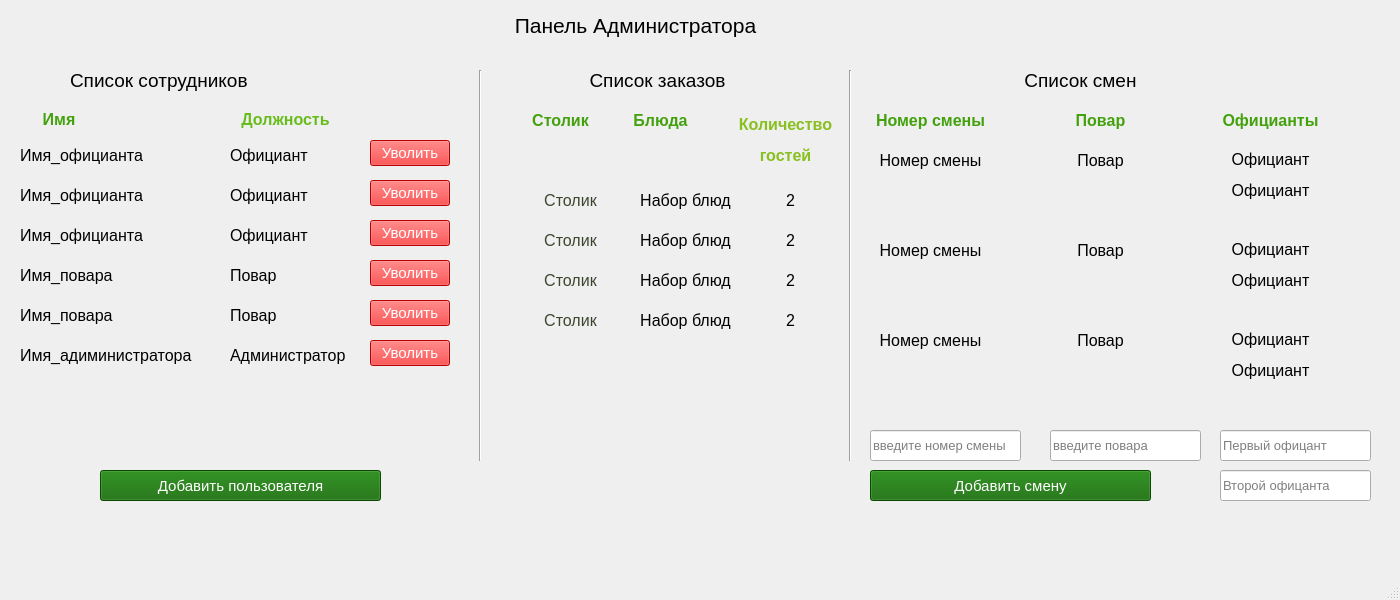
<?xml version="1.0" encoding="UTF-8"?>
<ui version="4.0">
 <class>adminWindow</class>
 <widget class="QMainWindow" name="adminWindow">
  <property name="geometry">
   <rect>
    <x>0</x>
    <y>0</y>
    <width>1400</width>
    <height>600</height>
   </rect>
  </property>
  <property name="font">
   <font>
    <pointsize>14</pointsize>
   </font>
  </property>
  <property name="windowTitle">
   <string>Панель Админитсратора</string>
  </property>
  <widget class="QWidget" name="centralwidget">
   <widget class="QLabel" name="labelTitleWindow">
    <property name="geometry">
     <rect>
      <x>490</x>
      <y>10</y>
      <width>291</width>
      <height>31</height>
     </rect>
    </property>
    <property name="font">
     <font>
      <pointsize>16</pointsize>
     </font>
    </property>
    <property name="layoutDirection">
     <enum>Qt::LeftToRight</enum>
    </property>
    <property name="text">
     <string>&lt;html&gt;&lt;head/&gt;&lt;body&gt;&lt;p align=&quot;center&quot;&gt;Панель Администратора&lt;/p&gt;&lt;/body&gt;&lt;/html&gt;</string>
    </property>
   </widget>
   <widget class="QLabel" name="labelEmployee">
    <property name="geometry">
     <rect>
      <x>70</x>
      <y>60</y>
      <width>201</width>
      <height>41</height>
     </rect>
    </property>
    <property name="font">
     <font>
      <pointsize>14</pointsize>
     </font>
    </property>
    <property name="text">
     <string>Список сотрудников</string>
    </property>
   </widget>
   <widget class="QLabel" name="labelOrder">
    <property name="geometry">
     <rect>
      <x>577</x>
      <y>60</y>
      <width>161</width>
      <height>41</height>
     </rect>
    </property>
    <property name="font">
     <font>
      <pointsize>14</pointsize>
     </font>
    </property>
    <property name="text">
     <string>&lt;html&gt;&lt;head/&gt;&lt;body&gt;&lt;p align=&quot;center&quot;&gt;Список заказов&lt;/p&gt;&lt;/body&gt;&lt;/html&gt;</string>
    </property>
   </widget>
   <widget class="QLabel" name="labelOrder_2">
    <property name="geometry">
     <rect>
      <x>1000</x>
      <y>60</y>
      <width>161</width>
      <height>41</height>
     </rect>
    </property>
    <property name="font">
     <font>
      <pointsize>14</pointsize>
     </font>
    </property>
    <property name="text">
     <string>&lt;html&gt;&lt;head/&gt;&lt;body&gt;&lt;p align=&quot;center&quot;&gt;Список смен&lt;/p&gt;&lt;/body&gt;&lt;/html&gt;</string>
    </property>
   </widget>
   <widget class="Line" name="line">
    <property name="geometry">
     <rect>
      <x>470</x>
      <y>70</y>
      <width>20</width>
      <height>391</height>
     </rect>
    </property>
    <property name="orientation">
     <enum>Qt::Vertical</enum>
    </property>
   </widget>
   <widget class="Line" name="line_2">
    <property name="geometry">
     <rect>
      <x>840</x>
      <y>70</y>
      <width>20</width>
      <height>391</height>
     </rect>
    </property>
    <property name="orientation">
     <enum>Qt::Vertical</enum>
    </property>
   </widget>
   <widget class="QLabel" name="label">
    <property name="geometry">
     <rect>
      <x>30</x>
      <y>110</y>
      <width>58</width>
      <height>18</height>
     </rect>
    </property>
    <property name="font">
     <font>
      <pointsize>12</pointsize>
     </font>
    </property>
    <property name="text">
     <string>&lt;html&gt;&lt;head/&gt;&lt;body&gt;&lt;p align=&quot;center&quot;&gt;&lt;span style=&quot; font-weight:600; color:#44a10e;&quot;&gt;Имя&lt;/span&gt;&lt;/p&gt;&lt;/body&gt;&lt;/html&gt;</string>
    </property>
   </widget>
   <widget class="QLabel" name="label_2">
    <property name="geometry">
     <rect>
      <x>230</x>
      <y>110</y>
      <width>111</width>
      <height>20</height>
     </rect>
    </property>
    <property name="font">
     <font>
      <pointsize>12</pointsize>
     </font>
    </property>
    <property name="text">
     <string>&lt;html&gt;&lt;head/&gt;&lt;body&gt;&lt;p align=&quot;center&quot;&gt;&lt;span style=&quot; font-weight:600; color:#68bc1d;&quot;&gt;Должность&lt;/span&gt;&lt;/p&gt;&lt;/body&gt;&lt;/html&gt;</string>
    </property>
   </widget>
   <widget class="QLabel" name="label_3">
    <property name="geometry">
     <rect>
      <x>20</x>
      <y>140</y>
      <width>151</width>
      <height>31</height>
     </rect>
    </property>
    <property name="font">
     <font>
      <pointsize>12</pointsize>
     </font>
    </property>
    <property name="text">
     <string>&lt;html&gt;&lt;head/&gt;&lt;body&gt;&lt;p&gt;Имя_официанта&lt;/p&gt;&lt;/body&gt;&lt;/html&gt;</string>
    </property>
   </widget>
   <widget class="QLabel" name="label_4">
    <property name="geometry">
     <rect>
      <x>230</x>
      <y>140</y>
      <width>151</width>
      <height>31</height>
     </rect>
    </property>
    <property name="font">
     <font>
      <pointsize>12</pointsize>
     </font>
    </property>
    <property name="text">
     <string>&lt;html&gt;&lt;head/&gt;&lt;body&gt;&lt;p&gt;Официант&lt;/p&gt;&lt;/body&gt;&lt;/html&gt;</string>
    </property>
   </widget>
   <widget class="QLabel" name="label_5">
    <property name="geometry">
     <rect>
      <x>230</x>
      <y>180</y>
      <width>151</width>
      <height>31</height>
     </rect>
    </property>
    <property name="font">
     <font>
      <pointsize>12</pointsize>
     </font>
    </property>
    <property name="text">
     <string>&lt;html&gt;&lt;head/&gt;&lt;body&gt;&lt;p&gt;Официант&lt;/p&gt;&lt;/body&gt;&lt;/html&gt;</string>
    </property>
   </widget>
   <widget class="QLabel" name="label_6">
    <property name="geometry">
     <rect>
      <x>20</x>
      <y>180</y>
      <width>151</width>
      <height>31</height>
     </rect>
    </property>
    <property name="font">
     <font>
      <pointsize>12</pointsize>
     </font>
    </property>
    <property name="text">
     <string>&lt;html&gt;&lt;head/&gt;&lt;body&gt;&lt;p&gt;Имя_официанта&lt;/p&gt;&lt;/body&gt;&lt;/html&gt;</string>
    </property>
   </widget>
   <widget class="QLabel" name="label_7">
    <property name="geometry">
     <rect>
      <x>20</x>
      <y>220</y>
      <width>151</width>
      <height>31</height>
     </rect>
    </property>
    <property name="font">
     <font>
      <pointsize>12</pointsize>
     </font>
    </property>
    <property name="text">
     <string>&lt;html&gt;&lt;head/&gt;&lt;body&gt;&lt;p&gt;Имя_официанта&lt;/p&gt;&lt;/body&gt;&lt;/html&gt;</string>
    </property>
   </widget>
   <widget class="QLabel" name="label_8">
    <property name="geometry">
     <rect>
      <x>230</x>
      <y>220</y>
      <width>151</width>
      <height>31</height>
     </rect>
    </property>
    <property name="font">
     <font>
      <pointsize>12</pointsize>
     </font>
    </property>
    <property name="text">
     <string>&lt;html&gt;&lt;head/&gt;&lt;body&gt;&lt;p&gt;Официант&lt;/p&gt;&lt;/body&gt;&lt;/html&gt;</string>
    </property>
   </widget>
   <widget class="QLabel" name="label_9">
    <property name="geometry">
     <rect>
      <x>230</x>
      <y>260</y>
      <width>151</width>
      <height>31</height>
     </rect>
    </property>
    <property name="font">
     <font>
      <pointsize>12</pointsize>
     </font>
    </property>
    <property name="text">
     <string>&lt;html&gt;&lt;head/&gt;&lt;body&gt;&lt;p&gt;Повар&lt;/p&gt;&lt;/body&gt;&lt;/html&gt;</string>
    </property>
   </widget>
   <widget class="QLabel" name="label_10">
    <property name="geometry">
     <rect>
      <x>20</x>
      <y>260</y>
      <width>151</width>
      <height>31</height>
     </rect>
    </property>
    <property name="font">
     <font>
      <pointsize>12</pointsize>
     </font>
    </property>
    <property name="text">
     <string>&lt;html&gt;&lt;head/&gt;&lt;body&gt;&lt;p&gt;Имя_повара&lt;/p&gt;&lt;/body&gt;&lt;/html&gt;</string>
    </property>
   </widget>
   <widget class="QLabel" name="label_11">
    <property name="geometry">
     <rect>
      <x>20</x>
      <y>300</y>
      <width>151</width>
      <height>31</height>
     </rect>
    </property>
    <property name="font">
     <font>
      <pointsize>12</pointsize>
     </font>
    </property>
    <property name="text">
     <string>&lt;html&gt;&lt;head/&gt;&lt;body&gt;&lt;p&gt;Имя_повара&lt;/p&gt;&lt;/body&gt;&lt;/html&gt;</string>
    </property>
   </widget>
   <widget class="QLabel" name="label_12">
    <property name="geometry">
     <rect>
      <x>230</x>
      <y>300</y>
      <width>151</width>
      <height>31</height>
     </rect>
    </property>
    <property name="font">
     <font>
      <pointsize>12</pointsize>
     </font>
    </property>
    <property name="text">
     <string>&lt;html&gt;&lt;head/&gt;&lt;body&gt;&lt;p&gt;Повар&lt;/p&gt;&lt;/body&gt;&lt;/html&gt;</string>
    </property>
   </widget>
   <widget class="QLabel" name="label_13">
    <property name="geometry">
     <rect>
      <x>230</x>
      <y>340</y>
      <width>151</width>
      <height>31</height>
     </rect>
    </property>
    <property name="font">
     <font>
      <pointsize>12</pointsize>
     </font>
    </property>
    <property name="text">
     <string>&lt;html&gt;&lt;head/&gt;&lt;body&gt;&lt;p&gt;Администратор&lt;/p&gt;&lt;/body&gt;&lt;/html&gt;</string>
    </property>
   </widget>
   <widget class="QLabel" name="label_14">
    <property name="geometry">
     <rect>
      <x>20</x>
      <y>340</y>
      <width>191</width>
      <height>31</height>
     </rect>
    </property>
    <property name="font">
     <font>
      <pointsize>12</pointsize>
     </font>
    </property>
    <property name="text">
     <string>&lt;html&gt;&lt;head/&gt;&lt;body&gt;&lt;p&gt;Имя_адиминистратора&lt;/p&gt;&lt;/body&gt;&lt;/html&gt;</string>
    </property>
   </widget>
   <widget class="QLabel" name="label_15">
    <property name="geometry">
     <rect>
      <x>730</x>
      <y>110</y>
      <width>111</width>
      <height>61</height>
     </rect>
    </property>
    <property name="font">
     <font>
      <pointsize>12</pointsize>
     </font>
    </property>
    <property name="text">
     <string>&lt;html&gt;&lt;head/&gt;&lt;body&gt;&lt;p align=&quot;center&quot;&gt;&lt;span style=&quot; font-weight:600; color:#89bf1e;&quot;&gt;Количество&lt;/span&gt;&lt;/p&gt;&lt;p align=&quot;center&quot;&gt;&lt;span style=&quot; font-weight:600; color:#89bf1e;&quot;&gt;гостей&lt;/span&gt;&lt;/p&gt;&lt;/body&gt;&lt;/html&gt;</string>
    </property>
   </widget>
   <widget class="QLabel" name="label_16">
    <property name="geometry">
     <rect>
      <x>520</x>
      <y>110</y>
      <width>81</width>
      <height>21</height>
     </rect>
    </property>
    <property name="font">
     <font>
      <pointsize>12</pointsize>
     </font>
    </property>
    <property name="text">
     <string>&lt;html&gt;&lt;head/&gt;&lt;body&gt;&lt;p align=&quot;center&quot;&gt;&lt;span style=&quot; font-weight:600; color:#44a10e;&quot;&gt;Столик&lt;/span&gt;&lt;/p&gt;&lt;/body&gt;&lt;/html&gt;</string>
    </property>
   </widget>
   <widget class="QLabel" name="label_17">
    <property name="geometry">
     <rect>
      <x>620</x>
      <y>110</y>
      <width>81</width>
      <height>21</height>
     </rect>
    </property>
    <property name="font">
     <font>
      <pointsize>12</pointsize>
     </font>
    </property>
    <property name="text">
     <string>&lt;html&gt;&lt;head/&gt;&lt;body&gt;&lt;p align=&quot;center&quot;&gt;&lt;span style=&quot; font-weight:600; color:#44a10e;&quot;&gt;Блюда&lt;/span&gt;&lt;/p&gt;&lt;/body&gt;&lt;/html&gt;</string>
    </property>
   </widget>
   <widget class="QLabel" name="label_18">
    <property name="geometry">
     <rect>
      <x>630</x>
      <y>190</y>
      <width>111</width>
      <height>21</height>
     </rect>
    </property>
    <property name="font">
     <font>
      <pointsize>12</pointsize>
     </font>
    </property>
    <property name="text">
     <string>&lt;html&gt;&lt;head/&gt;&lt;body&gt;&lt;p align=&quot;center&quot;&gt;&lt;span style=&quot; color:#000000;&quot;&gt;Набор блюд&lt;/span&gt;&lt;/p&gt;&lt;/body&gt;&lt;/html&gt;</string>
    </property>
   </widget>
   <widget class="QLabel" name="label_19">
    <property name="geometry">
     <rect>
      <x>530</x>
      <y>190</y>
      <width>81</width>
      <height>21</height>
     </rect>
    </property>
    <property name="font">
     <font>
      <pointsize>12</pointsize>
     </font>
    </property>
    <property name="text">
     <string>&lt;html&gt;&lt;head/&gt;&lt;body&gt;&lt;p align=&quot;center&quot;&gt;&lt;span style=&quot; color:#3c452e;&quot;&gt;Столик&lt;/span&gt;&lt;/p&gt;&lt;/body&gt;&lt;/html&gt;</string>
    </property>
   </widget>
   <widget class="QLabel" name="label_20">
    <property name="geometry">
     <rect>
      <x>750</x>
      <y>190</y>
      <width>81</width>
      <height>21</height>
     </rect>
    </property>
    <property name="font">
     <font>
      <pointsize>12</pointsize>
     </font>
    </property>
    <property name="text">
     <string>&lt;html&gt;&lt;head/&gt;&lt;body&gt;&lt;p align=&quot;center&quot;&gt;2&lt;/p&gt;&lt;/body&gt;&lt;/html&gt;</string>
    </property>
   </widget>
   <widget class="QLabel" name="label_21">
    <property name="geometry">
     <rect>
      <x>750</x>
      <y>230</y>
      <width>81</width>
      <height>21</height>
     </rect>
    </property>
    <property name="font">
     <font>
      <pointsize>12</pointsize>
     </font>
    </property>
    <property name="text">
     <string>&lt;html&gt;&lt;head/&gt;&lt;body&gt;&lt;p align=&quot;center&quot;&gt;2&lt;/p&gt;&lt;/body&gt;&lt;/html&gt;</string>
    </property>
   </widget>
   <widget class="QLabel" name="label_22">
    <property name="geometry">
     <rect>
      <x>530</x>
      <y>230</y>
      <width>81</width>
      <height>21</height>
     </rect>
    </property>
    <property name="font">
     <font>
      <pointsize>12</pointsize>
     </font>
    </property>
    <property name="text">
     <string>&lt;html&gt;&lt;head/&gt;&lt;body&gt;&lt;p align=&quot;center&quot;&gt;&lt;span style=&quot; color:#3c452e;&quot;&gt;Столик&lt;/span&gt;&lt;/p&gt;&lt;/body&gt;&lt;/html&gt;</string>
    </property>
   </widget>
   <widget class="QLabel" name="label_23">
    <property name="geometry">
     <rect>
      <x>630</x>
      <y>230</y>
      <width>111</width>
      <height>21</height>
     </rect>
    </property>
    <property name="font">
     <font>
      <pointsize>12</pointsize>
     </font>
    </property>
    <property name="text">
     <string>&lt;html&gt;&lt;head/&gt;&lt;body&gt;&lt;p align=&quot;center&quot;&gt;&lt;span style=&quot; color:#000000;&quot;&gt;Набор блюд&lt;/span&gt;&lt;/p&gt;&lt;/body&gt;&lt;/html&gt;</string>
    </property>
   </widget>
   <widget class="QLabel" name="label_24">
    <property name="geometry">
     <rect>
      <x>630</x>
      <y>310</y>
      <width>111</width>
      <height>21</height>
     </rect>
    </property>
    <property name="font">
     <font>
      <pointsize>12</pointsize>
     </font>
    </property>
    <property name="text">
     <string>&lt;html&gt;&lt;head/&gt;&lt;body&gt;&lt;p align=&quot;center&quot;&gt;&lt;span style=&quot; color:#000000;&quot;&gt;Набор блюд&lt;/span&gt;&lt;/p&gt;&lt;/body&gt;&lt;/html&gt;</string>
    </property>
   </widget>
   <widget class="QLabel" name="label_25">
    <property name="geometry">
     <rect>
      <x>530</x>
      <y>270</y>
      <width>81</width>
      <height>21</height>
     </rect>
    </property>
    <property name="font">
     <font>
      <pointsize>12</pointsize>
     </font>
    </property>
    <property name="text">
     <string>&lt;html&gt;&lt;head/&gt;&lt;body&gt;&lt;p align=&quot;center&quot;&gt;&lt;span style=&quot; color:#3c452e;&quot;&gt;Столик&lt;/span&gt;&lt;/p&gt;&lt;/body&gt;&lt;/html&gt;</string>
    </property>
   </widget>
   <widget class="QLabel" name="label_26">
    <property name="geometry">
     <rect>
      <x>750</x>
      <y>310</y>
      <width>81</width>
      <height>21</height>
     </rect>
    </property>
    <property name="font">
     <font>
      <pointsize>12</pointsize>
     </font>
    </property>
    <property name="text">
     <string>&lt;html&gt;&lt;head/&gt;&lt;body&gt;&lt;p align=&quot;center&quot;&gt;2&lt;/p&gt;&lt;/body&gt;&lt;/html&gt;</string>
    </property>
   </widget>
   <widget class="QLabel" name="label_27">
    <property name="geometry">
     <rect>
      <x>750</x>
      <y>270</y>
      <width>81</width>
      <height>21</height>
     </rect>
    </property>
    <property name="font">
     <font>
      <pointsize>12</pointsize>
     </font>
    </property>
    <property name="text">
     <string>&lt;html&gt;&lt;head/&gt;&lt;body&gt;&lt;p align=&quot;center&quot;&gt;2&lt;/p&gt;&lt;/body&gt;&lt;/html&gt;</string>
    </property>
   </widget>
   <widget class="QLabel" name="label_28">
    <property name="geometry">
     <rect>
      <x>630</x>
      <y>270</y>
      <width>111</width>
      <height>21</height>
     </rect>
    </property>
    <property name="font">
     <font>
      <pointsize>12</pointsize>
     </font>
    </property>
    <property name="text">
     <string>&lt;html&gt;&lt;head/&gt;&lt;body&gt;&lt;p align=&quot;center&quot;&gt;&lt;span style=&quot; color:#000000;&quot;&gt;Набор блюд&lt;/span&gt;&lt;/p&gt;&lt;/body&gt;&lt;/html&gt;</string>
    </property>
   </widget>
   <widget class="QLabel" name="label_29">
    <property name="geometry">
     <rect>
      <x>530</x>
      <y>310</y>
      <width>81</width>
      <height>21</height>
     </rect>
    </property>
    <property name="font">
     <font>
      <pointsize>12</pointsize>
     </font>
    </property>
    <property name="text">
     <string>&lt;html&gt;&lt;head/&gt;&lt;body&gt;&lt;p align=&quot;center&quot;&gt;&lt;span style=&quot; color:#3c452e;&quot;&gt;Столик&lt;/span&gt;&lt;/p&gt;&lt;/body&gt;&lt;/html&gt;</string>
    </property>
   </widget>
   <widget class="QLabel" name="label_30">
    <property name="geometry">
     <rect>
      <x>1030</x>
      <y>110</y>
      <width>141</width>
      <height>21</height>
     </rect>
    </property>
    <property name="font">
     <font>
      <pointsize>12</pointsize>
     </font>
    </property>
    <property name="text">
     <string>&lt;html&gt;&lt;head/&gt;&lt;body&gt;&lt;p align=&quot;center&quot;&gt;&lt;span style=&quot; font-weight:600; color:#44a10e;&quot;&gt;Повар&lt;/span&gt;&lt;/p&gt;&lt;/body&gt;&lt;/html&gt;</string>
    </property>
   </widget>
   <widget class="QLabel" name="label_31">
    <property name="geometry">
     <rect>
      <x>860</x>
      <y>110</y>
      <width>141</width>
      <height>21</height>
     </rect>
    </property>
    <property name="font">
     <font>
      <pointsize>12</pointsize>
     </font>
    </property>
    <property name="text">
     <string>&lt;html&gt;&lt;head/&gt;&lt;body&gt;&lt;p align=&quot;center&quot;&gt;&lt;span style=&quot; font-weight:600; color:#44a10e;&quot;&gt;Номер смены&lt;/span&gt;&lt;/p&gt;&lt;/body&gt;&lt;/html&gt;</string>
    </property>
   </widget>
   <widget class="QLabel" name="label_32">
    <property name="geometry">
     <rect>
      <x>1200</x>
      <y>110</y>
      <width>141</width>
      <height>21</height>
     </rect>
    </property>
    <property name="font">
     <font>
      <pointsize>12</pointsize>
     </font>
    </property>
    <property name="text">
     <string>&lt;html&gt;&lt;head/&gt;&lt;body&gt;&lt;p align=&quot;center&quot;&gt;&lt;span style=&quot; font-weight:600; color:#44a10e;&quot;&gt;Официанты&lt;/span&gt;&lt;/p&gt;&lt;/body&gt;&lt;/html&gt;</string>
    </property>
   </widget>
   <widget class="QLabel" name="label_33">
    <property name="geometry">
     <rect>
      <x>860</x>
      <y>150</y>
      <width>141</width>
      <height>21</height>
     </rect>
    </property>
    <property name="font">
     <font>
      <pointsize>12</pointsize>
     </font>
    </property>
    <property name="text">
     <string>&lt;html&gt;&lt;head/&gt;&lt;body&gt;&lt;p align=&quot;center&quot;&gt;&lt;span style=&quot; color:#000000;&quot;&gt;Номер смены&lt;/span&gt;&lt;/p&gt;&lt;/body&gt;&lt;/html&gt;</string>
    </property>
   </widget>
   <widget class="QLabel" name="label_34">
    <property name="geometry">
     <rect>
      <x>1030</x>
      <y>150</y>
      <width>141</width>
      <height>21</height>
     </rect>
    </property>
    <property name="font">
     <font>
      <pointsize>12</pointsize>
     </font>
    </property>
    <property name="text">
     <string>&lt;html&gt;&lt;head/&gt;&lt;body&gt;&lt;p align=&quot;center&quot;&gt;&lt;span style=&quot; color:#000000;&quot;&gt;Повар&lt;/span&gt;&lt;/p&gt;&lt;/body&gt;&lt;/html&gt;</string>
    </property>
   </widget>
   <widget class="QLabel" name="label_35">
    <property name="geometry">
     <rect>
      <x>1200</x>
      <y>140</y>
      <width>141</width>
      <height>71</height>
     </rect>
    </property>
    <property name="font">
     <font>
      <pointsize>12</pointsize>
     </font>
    </property>
    <property name="text">
     <string>&lt;html&gt;&lt;head/&gt;&lt;body&gt;&lt;p align=&quot;center&quot;&gt;&lt;span style=&quot; color:#000000;&quot;&gt;Официант&lt;/span&gt;&lt;/p&gt;&lt;p align=&quot;center&quot;&gt;&lt;span style=&quot; color:#000000;&quot;&gt;Официант&lt;/span&gt;&lt;/p&gt;&lt;/body&gt;&lt;/html&gt;</string>
    </property>
   </widget>
   <widget class="QLabel" name="label_36">
    <property name="geometry">
     <rect>
      <x>1200</x>
      <y>230</y>
      <width>141</width>
      <height>71</height>
     </rect>
    </property>
    <property name="font">
     <font>
      <pointsize>12</pointsize>
     </font>
    </property>
    <property name="text">
     <string>&lt;html&gt;&lt;head/&gt;&lt;body&gt;&lt;p align=&quot;center&quot;&gt;&lt;span style=&quot; color:#000000;&quot;&gt;Официант&lt;/span&gt;&lt;/p&gt;&lt;p align=&quot;center&quot;&gt;&lt;span style=&quot; color:#000000;&quot;&gt;Официант&lt;/span&gt;&lt;/p&gt;&lt;/body&gt;&lt;/html&gt;</string>
    </property>
   </widget>
   <widget class="QLabel" name="label_37">
    <property name="geometry">
     <rect>
      <x>860</x>
      <y>240</y>
      <width>141</width>
      <height>21</height>
     </rect>
    </property>
    <property name="font">
     <font>
      <pointsize>12</pointsize>
     </font>
    </property>
    <property name="text">
     <string>&lt;html&gt;&lt;head/&gt;&lt;body&gt;&lt;p align=&quot;center&quot;&gt;&lt;span style=&quot; color:#000000;&quot;&gt;Номер смены&lt;/span&gt;&lt;/p&gt;&lt;/body&gt;&lt;/html&gt;</string>
    </property>
   </widget>
   <widget class="QLabel" name="label_38">
    <property name="geometry">
     <rect>
      <x>1030</x>
      <y>240</y>
      <width>141</width>
      <height>21</height>
     </rect>
    </property>
    <property name="font">
     <font>
      <pointsize>12</pointsize>
     </font>
    </property>
    <property name="text">
     <string>&lt;html&gt;&lt;head/&gt;&lt;body&gt;&lt;p align=&quot;center&quot;&gt;&lt;span style=&quot; color:#000000;&quot;&gt;Повар&lt;/span&gt;&lt;/p&gt;&lt;/body&gt;&lt;/html&gt;</string>
    </property>
   </widget>
   <widget class="QLabel" name="label_39">
    <property name="geometry">
     <rect>
      <x>1030</x>
      <y>330</y>
      <width>141</width>
      <height>21</height>
     </rect>
    </property>
    <property name="font">
     <font>
      <pointsize>12</pointsize>
     </font>
    </property>
    <property name="text">
     <string>&lt;html&gt;&lt;head/&gt;&lt;body&gt;&lt;p align=&quot;center&quot;&gt;&lt;span style=&quot; color:#000000;&quot;&gt;Повар&lt;/span&gt;&lt;/p&gt;&lt;/body&gt;&lt;/html&gt;</string>
    </property>
   </widget>
   <widget class="QLabel" name="label_40">
    <property name="geometry">
     <rect>
      <x>860</x>
      <y>330</y>
      <width>141</width>
      <height>21</height>
     </rect>
    </property>
    <property name="font">
     <font>
      <pointsize>12</pointsize>
     </font>
    </property>
    <property name="text">
     <string>&lt;html&gt;&lt;head/&gt;&lt;body&gt;&lt;p align=&quot;center&quot;&gt;&lt;span style=&quot; color:#000000;&quot;&gt;Номер смены&lt;/span&gt;&lt;/p&gt;&lt;/body&gt;&lt;/html&gt;</string>
    </property>
   </widget>
   <widget class="QLabel" name="label_41">
    <property name="geometry">
     <rect>
      <x>1200</x>
      <y>320</y>
      <width>141</width>
      <height>71</height>
     </rect>
    </property>
    <property name="font">
     <font>
      <pointsize>12</pointsize>
     </font>
    </property>
    <property name="text">
     <string>&lt;html&gt;&lt;head/&gt;&lt;body&gt;&lt;p align=&quot;center&quot;&gt;&lt;span style=&quot; color:#000000;&quot;&gt;Официант&lt;/span&gt;&lt;/p&gt;&lt;p align=&quot;center&quot;&gt;&lt;span style=&quot; color:#000000;&quot;&gt;Официант&lt;/span&gt;&lt;/p&gt;&lt;/body&gt;&lt;/html&gt;</string>
    </property>
   </widget>
   <widget class="QPushButton" name="pushButton">
    <property name="geometry">
     <rect>
      <x>370</x>
      <y>140</y>
      <width>80</width>
      <height>26</height>
     </rect>
    </property>
    <property name="font">
     <font>
      <pointsize>11</pointsize>
     </font>
    </property>
    <property name="styleSheet">
     <string notr="true">background-color: rgb(255, 0, 0);
color: rgb(255, 255, 255);</string>
    </property>
    <property name="text">
     <string>Уволить</string>
    </property>
   </widget>
   <widget class="QPushButton" name="pushButton_2">
    <property name="geometry">
     <rect>
      <x>370</x>
      <y>180</y>
      <width>80</width>
      <height>26</height>
     </rect>
    </property>
    <property name="font">
     <font>
      <pointsize>11</pointsize>
     </font>
    </property>
    <property name="styleSheet">
     <string notr="true">background-color: rgb(255, 0, 0);
color: rgb(255, 255, 255);</string>
    </property>
    <property name="text">
     <string>Уволить</string>
    </property>
   </widget>
   <widget class="QPushButton" name="pushButton_3">
    <property name="geometry">
     <rect>
      <x>370</x>
      <y>220</y>
      <width>80</width>
      <height>26</height>
     </rect>
    </property>
    <property name="font">
     <font>
      <pointsize>11</pointsize>
     </font>
    </property>
    <property name="styleSheet">
     <string notr="true">background-color: rgb(255, 0, 0);
color: rgb(255, 255, 255);</string>
    </property>
    <property name="text">
     <string>Уволить</string>
    </property>
   </widget>
   <widget class="QPushButton" name="pushButton_4">
    <property name="geometry">
     <rect>
      <x>370</x>
      <y>260</y>
      <width>80</width>
      <height>26</height>
     </rect>
    </property>
    <property name="font">
     <font>
      <pointsize>11</pointsize>
     </font>
    </property>
    <property name="styleSheet">
     <string notr="true">background-color: rgb(255, 0, 0);
color: rgb(255, 255, 255);</string>
    </property>
    <property name="text">
     <string>Уволить</string>
    </property>
   </widget>
   <widget class="QPushButton" name="pushButton_5">
    <property name="geometry">
     <rect>
      <x>370</x>
      <y>300</y>
      <width>80</width>
      <height>26</height>
     </rect>
    </property>
    <property name="font">
     <font>
      <pointsize>11</pointsize>
     </font>
    </property>
    <property name="styleSheet">
     <string notr="true">background-color: rgb(255, 0, 0);
color: rgb(255, 255, 255);</string>
    </property>
    <property name="text">
     <string>Уволить</string>
    </property>
   </widget>
   <widget class="QPushButton" name="pushButton_6">
    <property name="geometry">
     <rect>
      <x>370</x>
      <y>340</y>
      <width>80</width>
      <height>26</height>
     </rect>
    </property>
    <property name="font">
     <font>
      <pointsize>11</pointsize>
     </font>
    </property>
    <property name="styleSheet">
     <string notr="true">background-color: rgb(255, 0, 0);
color: rgb(255, 255, 255);</string>
    </property>
    <property name="text">
     <string>Уволить</string>
    </property>
   </widget>
   <widget class="QLineEdit" name="lineEdit">
    <property name="geometry">
     <rect>
      <x>870</x>
      <y>430</y>
      <width>151</width>
      <height>31</height>
     </rect>
    </property>
    <property name="font">
     <font>
      <pointsize>10</pointsize>
     </font>
    </property>
    <property name="placeholderText">
     <string>введите номер смены</string>
    </property>
   </widget>
   <widget class="QLineEdit" name="lineEdit_2">
    <property name="geometry">
     <rect>
      <x>1050</x>
      <y>430</y>
      <width>151</width>
      <height>31</height>
     </rect>
    </property>
    <property name="font">
     <font>
      <pointsize>10</pointsize>
     </font>
    </property>
    <property name="placeholderText">
     <string>введите повара</string>
    </property>
   </widget>
   <widget class="QLineEdit" name="lineEdit_3">
    <property name="geometry">
     <rect>
      <x>1220</x>
      <y>430</y>
      <width>151</width>
      <height>31</height>
     </rect>
    </property>
    <property name="font">
     <font>
      <pointsize>10</pointsize>
     </font>
    </property>
    <property name="placeholderText">
     <string>Первый офицант</string>
    </property>
   </widget>
   <widget class="QLineEdit" name="lineEdit_4">
    <property name="geometry">
     <rect>
      <x>1220</x>
      <y>470</y>
      <width>151</width>
      <height>31</height>
     </rect>
    </property>
    <property name="font">
     <font>
      <pointsize>10</pointsize>
     </font>
    </property>
    <property name="placeholderText">
     <string>Второй офицанта</string>
    </property>
   </widget>
   <widget class="QPushButton" name="pushButton_7">
    <property name="geometry">
     <rect>
      <x>870</x>
      <y>470</y>
      <width>281</width>
      <height>31</height>
     </rect>
    </property>
    <property name="font">
     <font>
      <pointsize>11</pointsize>
     </font>
    </property>
    <property name="styleSheet">
     <string notr="true">background-color: rgb(13, 103, 0);
color: rgb(255, 255, 255);</string>
    </property>
    <property name="text">
     <string>Добавить смену</string>
    </property>
   </widget>
   <widget class="QPushButton" name="pushButton_8">
    <property name="geometry">
     <rect>
      <x>100</x>
      <y>470</y>
      <width>281</width>
      <height>31</height>
     </rect>
    </property>
    <property name="font">
     <font>
      <pointsize>11</pointsize>
     </font>
    </property>
    <property name="styleSheet">
     <string notr="true">background-color: rgb(13, 103, 0);
color: rgb(255, 255, 255);</string>
    </property>
    <property name="text">
     <string>Добавить пользователя</string>
    </property>
   </widget>
  </widget>
  <widget class="QMenuBar" name="menubar">
   <property name="geometry">
    <rect>
     <x>0</x>
     <y>0</y>
     <width>1400</width>
     <height>32</height>
    </rect>
   </property>
  </widget>
  <widget class="QStatusBar" name="statusbar"/>
 </widget>
 <resources/>
 <connections/>
</ui>
